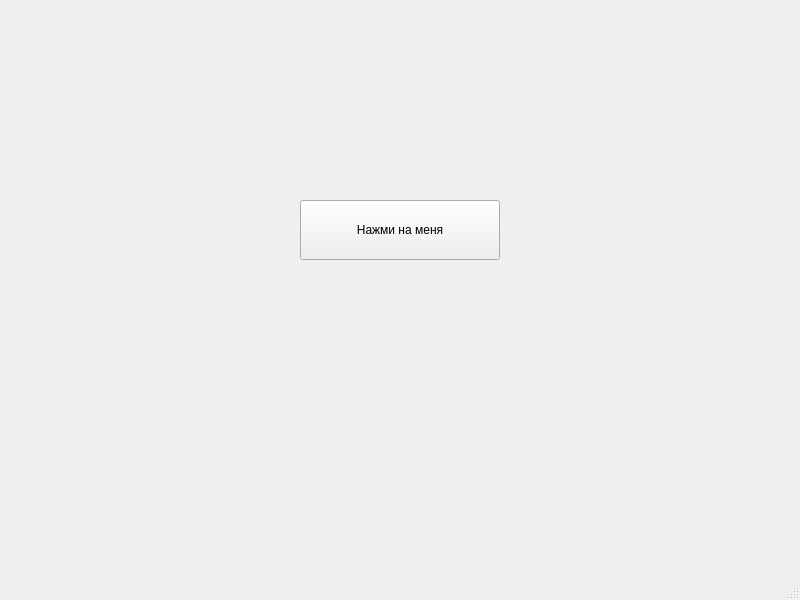
<?xml version="1.0" encoding="UTF-8"?>
<ui version="4.0">
 <class>MainWindow</class>
 <widget class="QMainWindow" name="MainWindow">
  <property name="geometry">
   <rect>
    <x>0</x>
    <y>0</y>
    <width>800</width>
    <height>600</height>
   </rect>
  </property>
  <property name="windowTitle">
   <string>MainWindow</string>
  </property>
  <widget class="QWidget" name="centralwidget">
   <widget class="QPushButton" name="pushButton">
    <property name="geometry">
     <rect>
      <x>300</x>
      <y>200</y>
      <width>200</width>
      <height>60</height>
     </rect>
    </property>
    <property name="text">
     <string>Нажми на меня</string>
    </property>
   </widget>
  </widget>
  <widget class="QMenuBar" name="menubar">
   <property name="geometry">
    <rect>
     <x>0</x>
     <y>0</y>
     <width>800</width>
     <height>18</height>
    </rect>
   </property>
  </widget>
  <widget class="QStatusBar" name="statusbar"/>
 </widget>
 <resources/>
 <connections/>
</ui>
